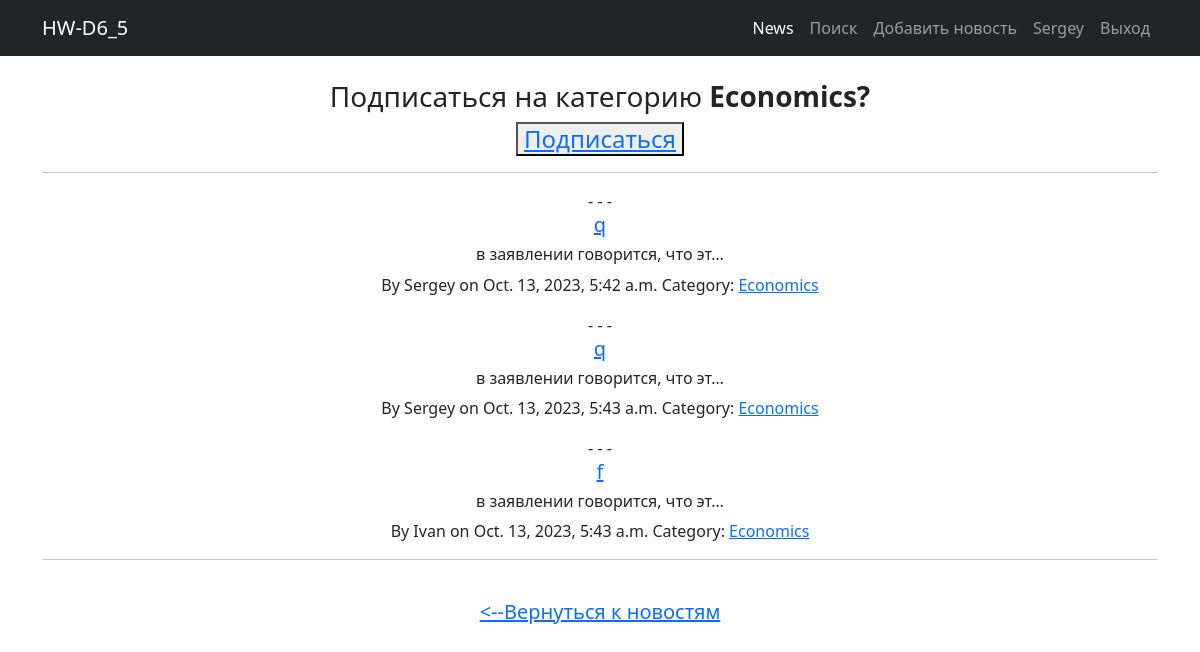
/news/category/2 (signed in), run on the app's committed database.
### news/models.py (models this page shows, shortened)
class Category(models.Model):
    name = models.CharField(max_length=64, unique=True)
    subscribers = models.ManyToManyField(User, blank=True) # подписчики

class Post(models.Model):
    author = models.ForeignKey(Author, on_delete=models.CASCADE)
    NEWS = 'NW'
    ARTICLE = 'AR'
    CATEGORY_CHOICES = (
        (NEWS, 'Новость'),
        (ARTICLE, 'Статья')
    )
    categoryType = models.CharField(max_length=2, choices=CATEGORY_CHOICES, default=ARTICLE)
    dateCreation = models.DateTimeField(auto_now_add=True)
    postCategory = models.ManyToManyField(Category, through='PostCategory')
    title = models.CharField(max_length=128)
    text = models.TextField()
    rating = models.SmallIntegerField(default=0)

class Author(models.Model):
    authorUser = models.OneToOneField(User, on_delete=models.CASCADE)
    ratingAuthor = models.SmallIntegerField(default=0)
    def __str__(self):
        return f'{self.authorUser}'

### news/views.py (the view)
# urls.py: path('category/<int:pk>', PostCategoryView.as_view(), name='category'), # Ссылка на категории
class PostCategoryView(ListView):
    model = Post
    template_name = 'news_app/category.html'
    context_object_name = 'news'  # это имя списка, в котором будут лежать все объекты,
    ordering = ['-dateCreation'] # сортировка
    paginate_by = 10 # поставим постраничный вывод в один элемент
    def get_queryset(self):
        self.id = resolve(self.request.path_info).kwargs['pk']
        c = Category.objects.get(id=self.id)
        queryset = Post.objects.filter(postCategory=c)
        return queryset
    def get_context_data(self, **kwargs):
        context = super().get_context_data(**kwargs)
        user = self.request.user
        category = Category.objects.get(id=self.id)
        subscribed = category.subscribers.filter(email=user.email)
        if not subscribed:
            context['category'] = category
        return context

### news/templatetags/custom_filters.py (called while the page is built)
@register.filter(name='censor') # регистрируем наш фильтр под именем censor,
def censor(censor_text): # первый аргумент здесь — это то значение, к которому надо применить фильтр,
    for word in censor_words:
        censor_text = censor_text.lower().replace(word.lower(), '*censor*')  # переводим в строчные буквы, заменяем на *censor*
    return censor_text # возвращаемое функцией значение — это то значение, которое подставится к нам в шаблон

### templates/news_app/category.html (shortened to what this page needs)
{% extends 'flatpages/default.html' %}
{% load custom_filters %}
{% block content %}
    <br>
    <div>
    {% if category.id %}
        <h3>Подписаться на категорию <strong>{{ category.name }}?</strong></h3>
        <h4><button> <a href="{% url 'subscribe' category.id %}"> Подписаться </a></button></h4>
    <hr>
    {% endif %}
    </div>
    {% include 'news_app/inc/posts.html' %}
    <hr>
    <br>
    <h5><a href="/news/"> <--Вернуться к новостям </a></h5>
    <br>
{% endblock content %}

### templates/flatpages/default.html (shortened to what this page needs)
{% load static %}
<!DOCTYPE html>
<html lang="en">
    <head>
        <link href="{% static 'css/styles.css' %}" rel="stylesheet" />
    </head>
    <body>
        <nav class="navbar navbar-expand-lg navbar-dark bg-dark">
            <div class="container">
                <a class="navbar-brand" href="/news/">HW-D6_5</a>
                <div class="collapse navbar-collapse" id="navbarSupportedContent">
                    <ul class="navbar-nav ms-auto mb-2 mb-lg-0">
                        <li class="nav-item"><a class="nav-link active" aria-current="page" href="/news/">News</a></li>
                        <li class="nav-item"><a class="nav-link" aria-current="page" href="/news/search">Поиск</a>
                        <li class="nav-item"><a class="nav-link" aria-current="page" href="/news/add">Добавить новость</a></li>
                        {% if user.is_authenticated %}
                            <li class="nav-item"><a class="nav-link" aria-current="page" href="http://127.0.0.1:8000/">{{user.username}}</a></li>
                            <li class="nav-item"><a class="nav-link" aria-current="page" href="/sign/logout/">Выход</a></li>
                        {% else %}
                            <li class="nav-item"><a class="nav-link" aria-current="page" href="/sign/login/">Вход</a></li>
                            <li class="nav-item"><a class="nav-link" aria-current="page" href="/sign/signup/">Регистрация</a></li>
                        {% endif %}
                    </ul>
                </div>
            </div>
        </nav>
        <div class="container">
                <div class="row">
                    <div class="col-lg-12 text-center">
                        {% block content %}{% endblock content %}
                    </div>
                </div>
        </div>
    </body>
</html>

### templates/news_app/inc/posts.html
{% load custom_filters %}
{% if news %}
    {% for post in news %}
        - - -
        <h5><a href="{% url 'post_detail' post.id %}"> {{ post.title|censor|truncatechars:30  }}</a></h5>
        <h6>
            {{ post.text|censor|truncatechars:30 }}
        </h6>
        <p>
            By <span> {{ post.author }} </span>
            on <span> {{ post.dateCreation }} </span>
            Category:
            {% for c in post.postCategory.values %}
                <a href="{% url 'category' c.id %}">{{c.name}}</a>
            {% endfor %}
        </p>
    {% endfor %}
{% else %}
    <h2>Пока нет новостей в этой категории</h2>
{% endif %}
{% include 'news_app/inc/pagination.html' %}

### data on the page
Category: name "Economics"
Post: title|censor "q", text|censor "в заявлении говорится, что эт…", author "Sergey", dateCreation "Oct. 13, 2023, 5:42 a.m."
Post: title|censor "q", text|censor "в заявлении говорится, что эт…", author "Sergey", dateCreation "Oct. 13, 2023, 5:43 a.m."
Post: title|censor "f", text|censor "в заявлении говорится, что эт…", author "Ivan", dateCreation "Oct. 13, 2023, 5:43 a.m."

### other printed values
{{ user.username }} "Sergey"
